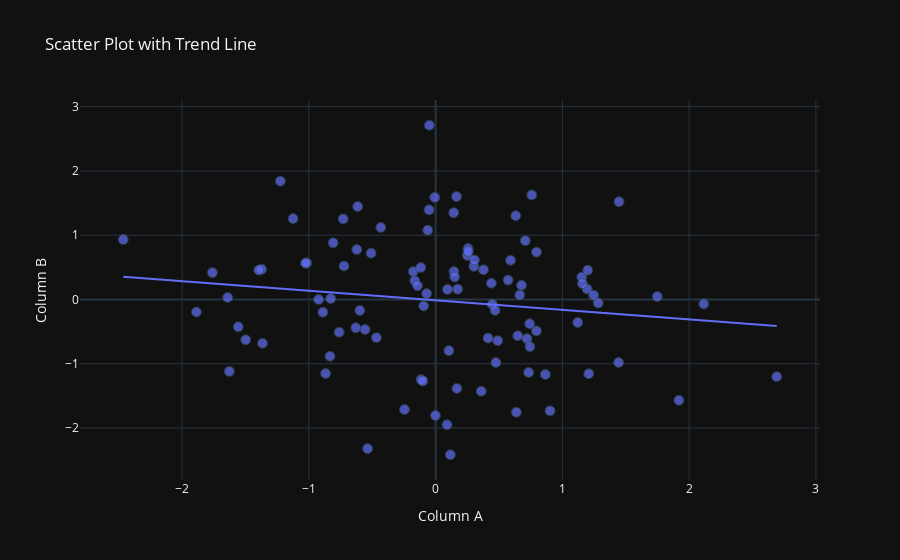

Notebook code cell kept with this figure:
### Markdown cell above
### Customizing Scatter Plots

### Code cell
# Customized scatter plot with trend line
fig = px.scatter(df, x='A', y='B', trendline='ols',
                 title='Scatter Plot with Trend Line',
                 labels={'A': 'Column A', 'B': 'Column B'},
                 template='plotly_dark')

# Further customization using update_traces
fig.update_traces(marker=dict(size=10, opacity=0.7, line=dict(width=1, color='DarkSlateGrey')))

# Update layout
fig.update_layout(
    legend_title_text='Legend',
    xaxis_title='Column A',
    yaxis_title='Column B'
)

fig.show()
